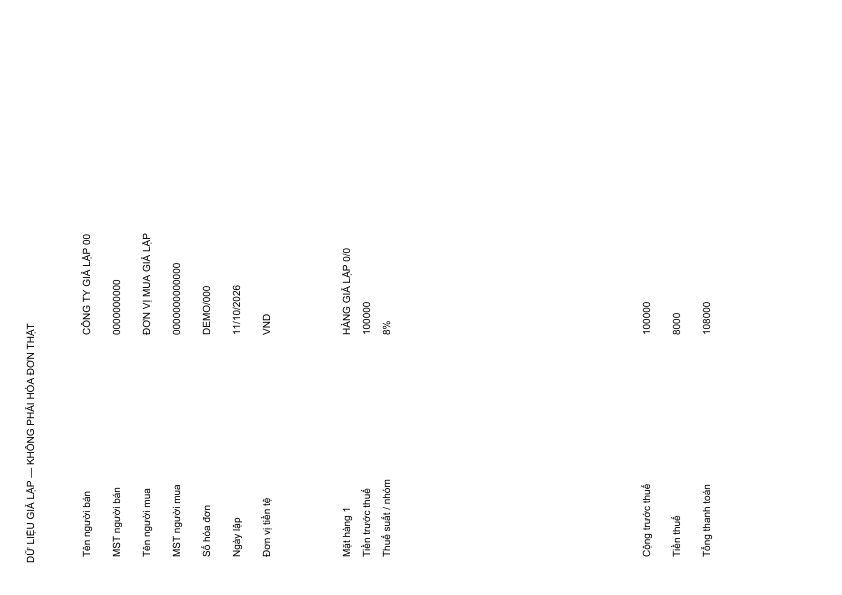
#> input picture agent3_tax_compliance/tests/fixtures/ocr/functional_set_v1/duplicate-rotated.png, 842 x 595 px
$ python -i build_detection_gt.py   (imports and definitions only)
#> lines starting #> are read from the running program, lines starting #| are printed output that depends on the picture; pictures that were not available may be replaced by others from this repository, and a replacement may not be noted
from __future__ import annotations

from pathlib import Path
from typing import Any

from PIL import Image, ImageChops, ImageOps, ImageStat

from src.prepare.common import image_size, output_path, source_path
from src.utils import read_jsonl, write_jsonl


# [8 lines left out: function polygon_area, not called in this run]


def detect_rotation_to_target(source_path: Path, target_path: Path) -> tuple[int, dict[str, float]]:
    """Find the clockwise rotation that aligns the label image with the benchmark image."""
#> called with target_path = 'out.png'
    with Image.open(source_path) as source_raw, Image.open(target_path) as target_raw:
#> source_raw is the input picture: PIL image 842x595 RGB; min 0, max 255, mean 253.1
        source = source_raw.convert("L")
        target = ImageOps.autocontrast(target_raw.convert("L").resize((96, 96)))
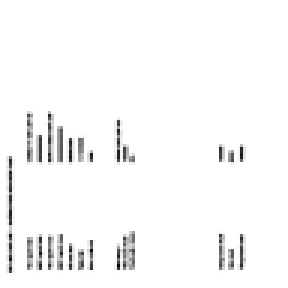
#> target: PIL image 96x96 L (shown 3 times larger); min 0, max 255, mean 248.3
        transposes = {
            0: None,
            90: Image.Transpose.ROTATE_270,
            180: Image.Transpose.ROTATE_180,
            270: Image.Transpose.ROTATE_90,
        }
        scores: dict[str, float] = {}
        for rotation, transpose in transposes.items():
            candidate = source if transpose is None else source.transpose(transpose)
            candidate = ImageOps.autocontrast(candidate.resize((96, 96)))
            difference = ImageChops.difference(candidate, target)
            scores[str(rotation)] = ImageStat.Stat(difference).mean[0] / 255.0
#> this loop made 4 passes
#> pass 2, in detect_rotation_to_target, `candidate = source if transpose is None else source.transpose(transpose)`:
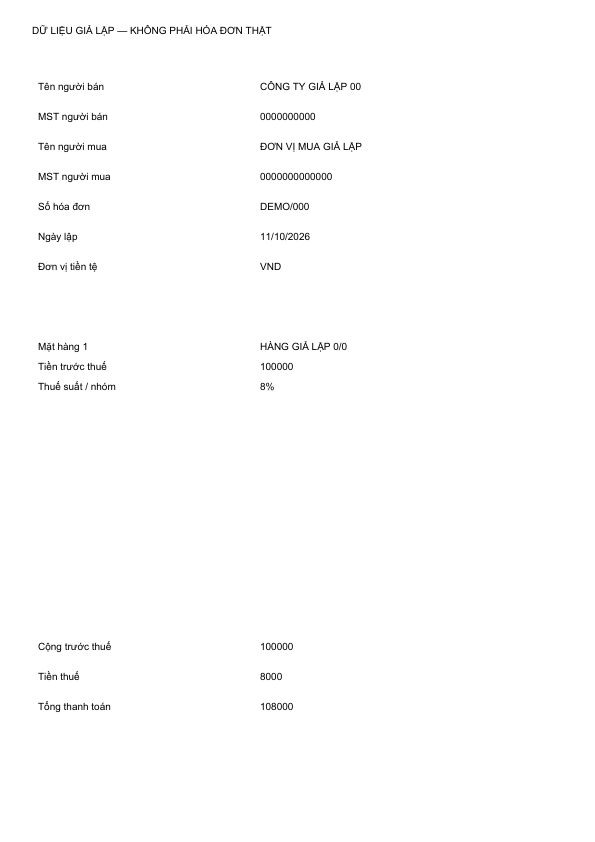
#> candidate: PIL image 595x842 L; min 0, max 255, mean 253.1
#> pass 2, in detect_rotation_to_target, `candidate = ImageOps.autocontrast(candidate.resize((96, 96)))`:
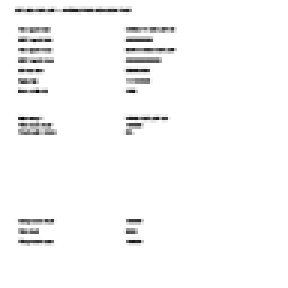
#> candidate: PIL image 96x96 L (shown 3 times larger); min 0, max 255, mean 248.3
#> pass 2, in detect_rotation_to_target, `difference = ImageChops.difference(candidate, target)`:
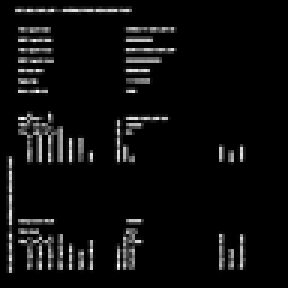
#> difference: PIL image 96x96 L (shown 3 times larger); min 0, max 255, mean 12.8
#> after the loop:
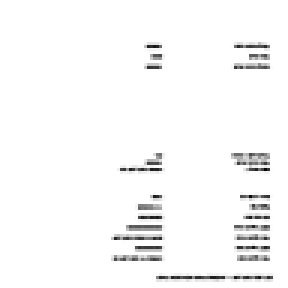
#> candidate: PIL image 96x96 L (shown 3 times larger); min 0, max 255, mean 248.3
#> after the loop:
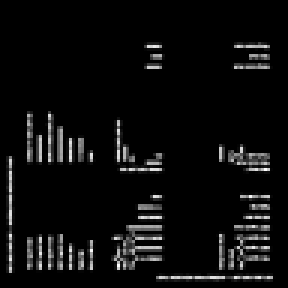
#> difference: PIL image 96x96 L (shown 3 times larger); min 0, max 255, mean 12.8
#> after the loop, scores = {'0': 0, '90': 0.0501, '180': 0.052, '270': 0.0501}
    best_rotation = min((int(value) for value in scores), key=lambda value: scores[str(value)])
#> best_rotation = 0
    return best_rotation, scores


# [134 lines left out: functions transform_point, parse_detection_file, build_detection_ground_truth, not called in this run]

>>> result = detect_rotation_to_target('../../../../agent3_tax_compliance/tests/fixtures/ocr/functional_set_v1/duplicate-rotated.png', 'out.png')

$ run again, on agent3_tax_compliance/tests/fixtures/ocr/functional_set_v1/syn-00-image.png
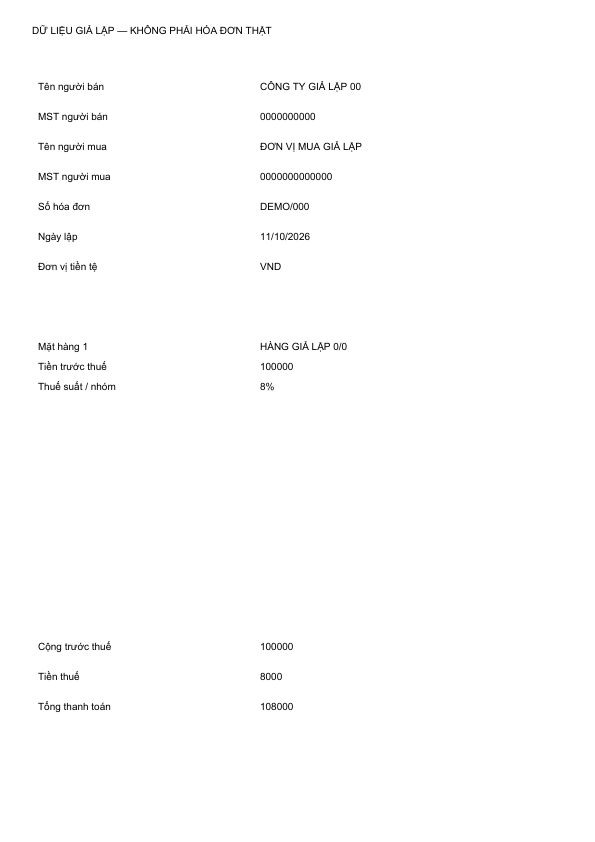
#> input picture agent3_tax_compliance/tests/fixtures/ocr/functional_set_v1/syn-00-image.png, 595 x 842 px
#> in detect_rotation_to_target, source_raw is the input picture: PIL image 595x842 RGB; min 0, max 255, mean 253.1
#> the loop in detect_rotation_to_target, `for rotation, transpose in transposes.items():` made 4 passes
#> pass 2, in detect_rotation_to_target, `candidate = ImageOps.autocontrast(candidate.resize((96, 96)))`:
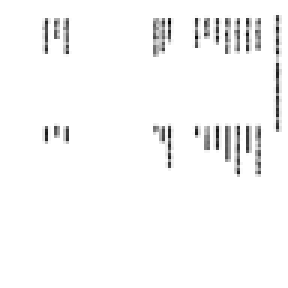
#> candidate: PIL image 96x96 L (shown 3 times larger); min 0, max 255, mean 248.3
#> pass 2, in detect_rotation_to_target, `difference = ImageChops.difference(candidate, target)`:
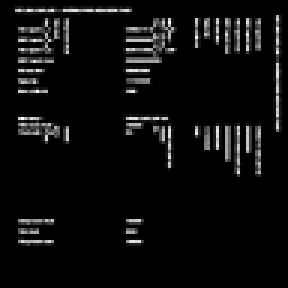
#> difference: PIL image 96x96 L (shown 3 times larger); min 0, max 255, mean 12.8
#> after the loop in detect_rotation_to_target, `for rotation, transpose in transposes.items():`: scores = {'0': 0, '90': 0.0501, '180': 0.0518, '270': 0.0501}
#> best_rotation = 0
